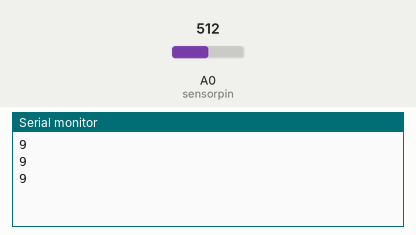
This sketch was run on a simulated Arduino Uno, built with avr-gcc and run on an emulated ATmega328P. Shown: the last lines printed to the serial monitor. The inputs (shaded band) are chosen by the test bench; at power-on: A0 (sensorpin) = 512.

Above: at 1.2 s.
1.3 s: A0 (sensorpin) set to 716
At 1.86 s:
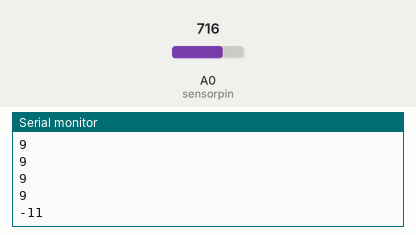
2.8 s: A0 (sensorpin) set to 900
At 3.06 s:
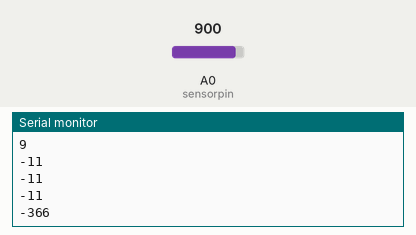
Timing chart, 0 to 5.8 s (numbered marks = the images above; inputs shaded):
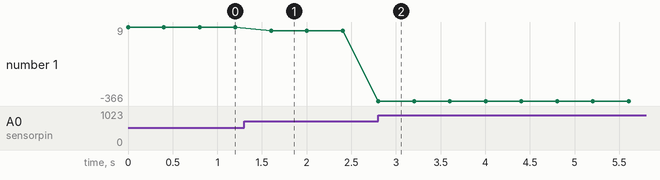

The sketch:

infrarouge.ino
```cpp
//collects data from an analog sensor

int sensorpin = 0;                 // analog pin used to connect the sharp sensor
int val = 0;                 // variable to store the values from sensor(initially zero)

void setup()
{
  Serial.begin(9600);               // starts the serial monitor
}

void loop()
{
  float ADCValue = (float)analogRead(sensorpin);

    // Convert in millimeters and return distance
    val = 200.3775040589502
            - 2.2657665648980 * ADCValue
            + 0.0116395328796 * ADCValue * ADCValue
            - 0.0000299194195 * ADCValue * ADCValue * ADCValue
            + 0.0000000374087 * ADCValue * ADCValue * ADCValue * ADCValue
            - 0.0000000000181 * ADCValue * ADCValue * ADCValue * ADCValue * ADCValue;
  Serial.println(val);            // prints the value of the sensor to the serial monitor
  delay(400);                    // wait for this much time before printing next value
}
```

Measured:
- after the input at 1.3 s, the serial monitor: prints a new line after 0.30 s (image 1)
- after the input at 2.8 s, the serial monitor: prints a new line at once (image 2)
- plotted number 1: 9 → -11 after the input at 1.3 s, -11 → -366 after the input at 2.8 s
